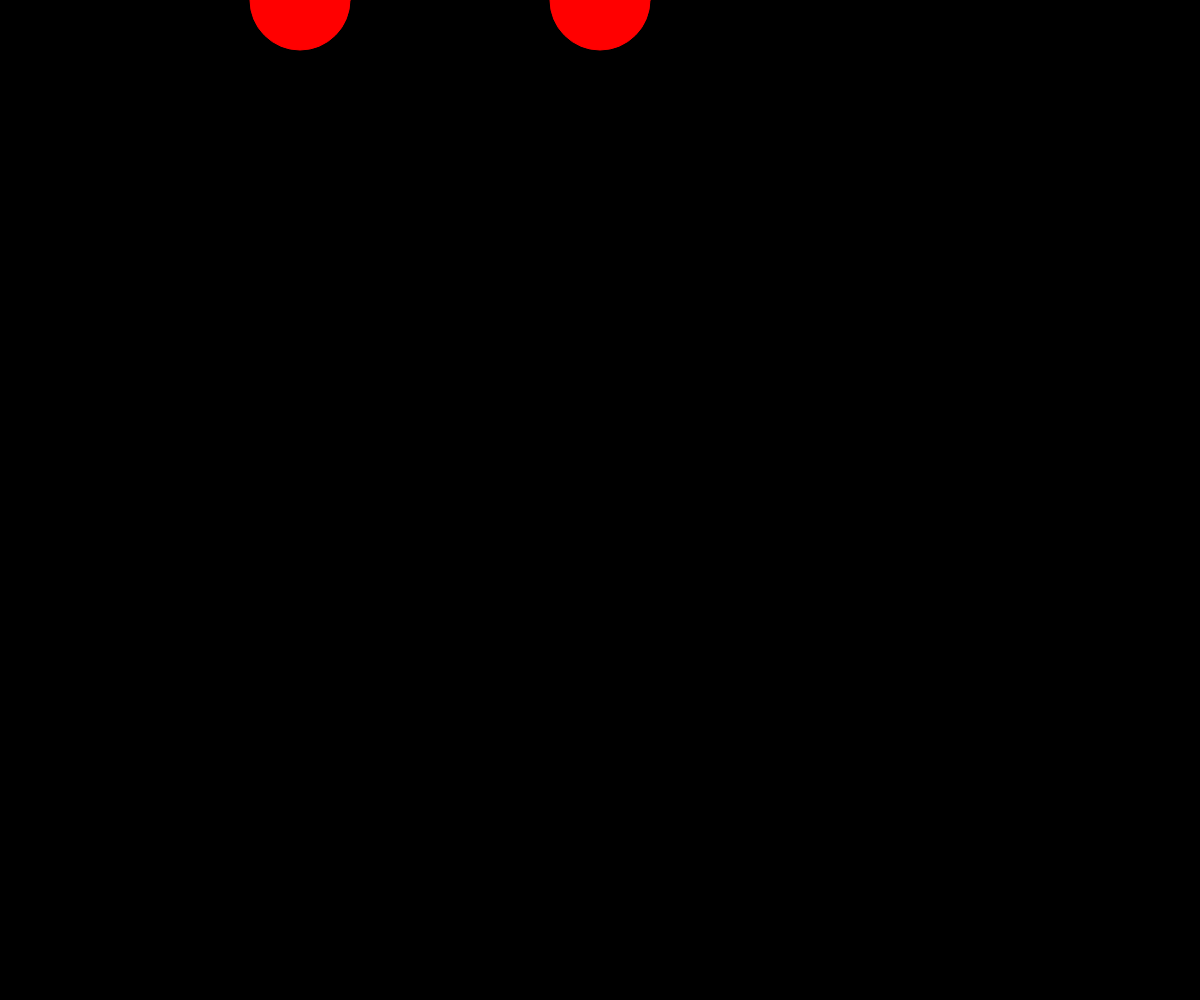
Frame 1 (no input)
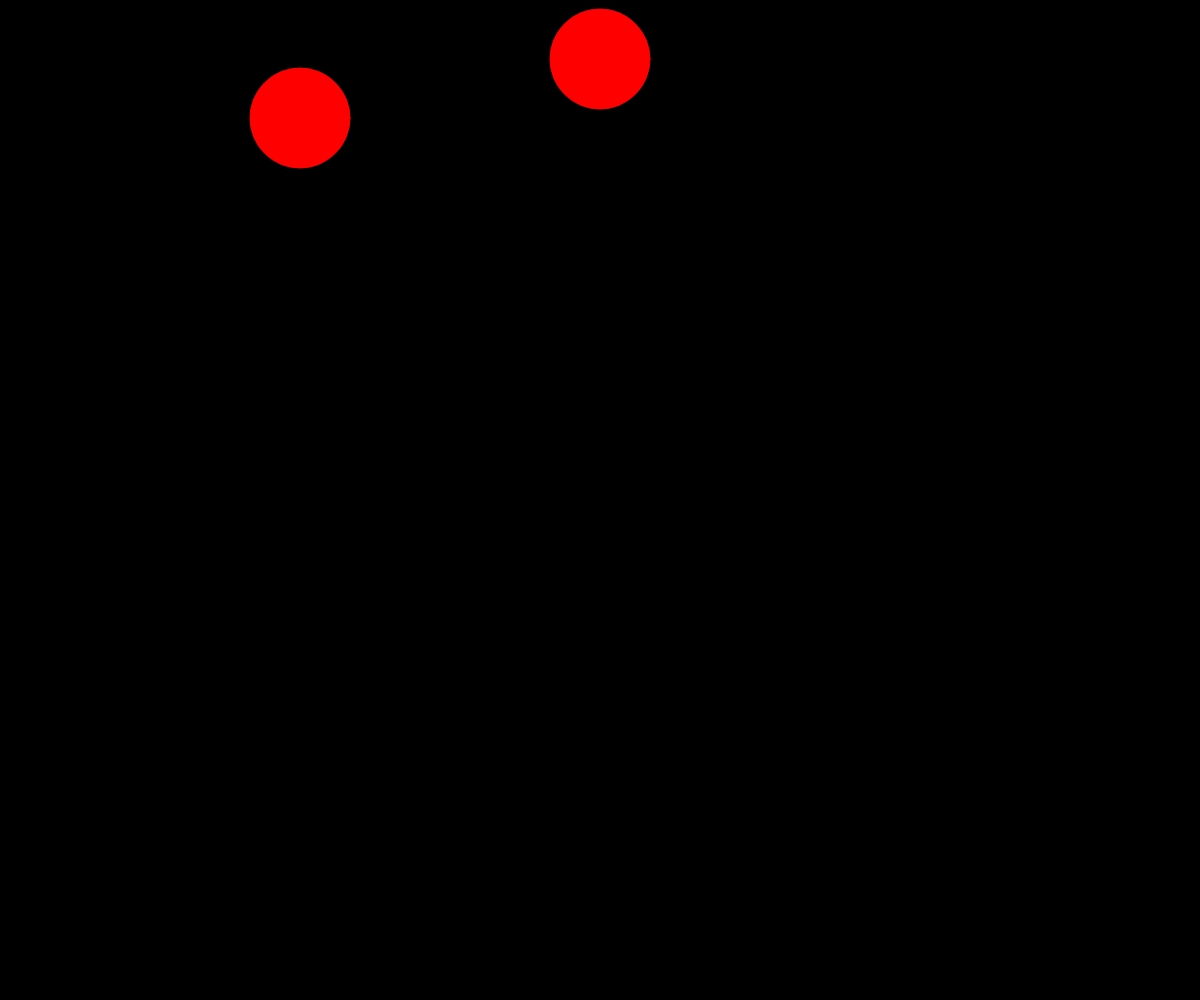
Frame 60 (no input)
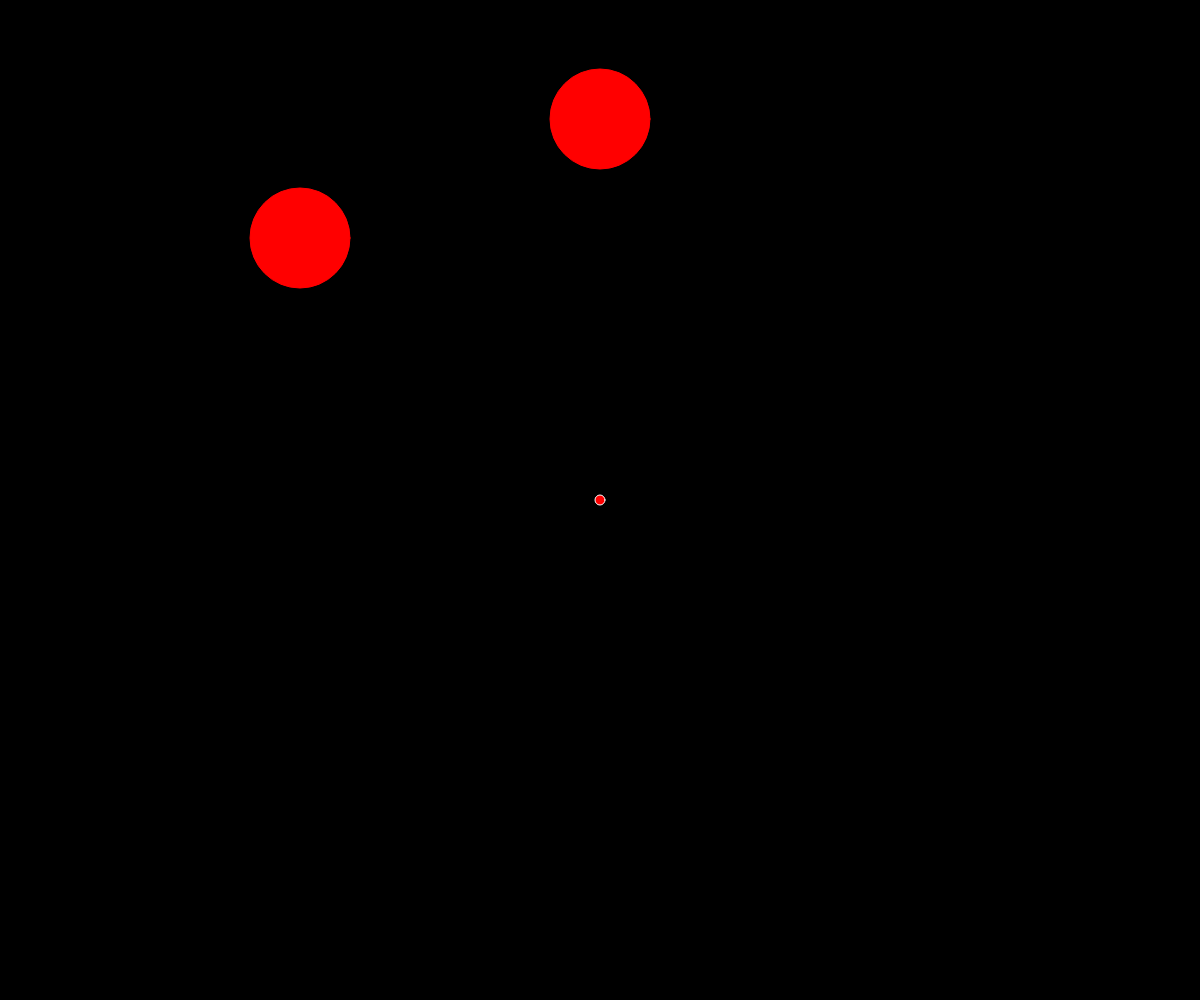
Frame 120 (the mouse pressed at the canvas centre since frame 60)

The p5.js sketch that drew these frames (run headless with seeded random() and noise() and a simulated clock; from frame 60 on, the mouse is pressed at the canvas centre):

// p5.js sketch
// ── sketch.js
var dots = []; // holds the points that form the origin and end of the line
var nodes = []; // holds the objects for the lines
var lineX = []; // holds mouseX values for lines
var lineY = []; // holds mouseY values for lines
var rad = []; // holds the radian values for lines
var orbs = []; // stupid ball that won't do what I want it to
var lastTime = 0; // timer for line drawing
var countX = 0; // stores value for when to delete a line
var countY = 0; // stores value for when to delete a line
var limits = 5; // stores the number of lines allowed on screen
var XonCir = []; // array for holding all X coordinates of the circle
var YonCir = []; // array for holding all y coordinates of the circle
var XonLine = []; // array for holding all the X points on the line
var YonLine = []; // array for holding all the Y points on the line
//var countTest = 0; // test timer for seeing values in arrays
//var testTime = 0; // resets the testing timer
var lineSpeed = 5; // controls speed of line being drawn
var randomX = 0;

function setup() {
  createCanvas(windowWidth, windowHeight);
  for (var i = 0; i < dots.length; i++) {
    dots[i] = new Points();
  }
  for (var j = 0; j < nodes.length; j++) {
    nodes[j] = new DrawLines();
  }
  for (var k = 0; k < orbs.length; k++) {
    orbs[k] = new Ball(x, y, s);
  }
  orbs.push(new Ball(width / 2, 0, 1));
  orbs.push(new Ball(300, 0, 2));
}

function draw() {
  background(0);
  randomX = random(20, width-100);
  for (var i = 0; i < dots.length; i++) {
    dots[i].look();
  }
  for (var j = 0; j < nodes.length; j++) {
    nodes[j].connect(255, 255, 255);
    //print(nodes[0].Ypoint);
    if (nodes.length > 4) {
      nodes[0].connect(255, 0, 0);
    } else {
      nodes[0].connect(255, 255, 255);
    }
  }
  for (var k = 0; k < orbs.length; k++) {
    orbs[k].look();
    orbs[k].fall();
    orbs[k].wall();
    if (orbs[k].y > height || orbs[k].y < 0) {
      orbs.splice(0, 1);
      orbs.push(new Ball(randomX, 0, 2));
      //orbs.push(new Ball((random(100, width-200)), 0, random(1-3)));
    }

  }
  /*if (millis() - testTime > 5000) {
    print(YonCir[0]);
    print(YonCir[100]);
    countTest = countTest + 1;
    testTime = millis();
  } */
  /*fill(255);
  ellipse(XonCir[0], YonCir[0], 10, 10);
  ellipse(XonCir[0], YonCir[1], 10, 10);
  noFill();*/
}

function mousePressed() {
  // store X and Y values of X and Y mouse presses
  lineX.push(mouseX);
  lineY.push(mouseY);
  dots.push(new Points(mouseX, mouseY));

  // set x and y coordinates of the lines and call them as the button is pressed each time
  if (lineX.length > 1 && nodes.length < 6) {
    nodes.push(new DrawLines(lineX[countX], lineY[countY], lineX[countX + 1], lineY[countY + 1], rad[countX]));
    countX = countX + 1;
    countY = countY + 1;
  }

  // set it so no more than 5 lines can be on the screen at one time
  if (nodes.length > limits) {
    countX = limits;
    countY = limits;
    nodes.shift(new DrawLines(lineX[countX], lineY[countY], lineX[countX + 1], lineY[countY + 1], rad[countX]));
    lineX.splice(0, 1);
    lineY.splice(0, 1);
    XonLine.splice(0, 25);
    YonLine.splice(0, 25);
    dots.shift(new Points(mouseX, mouseY));
  }
}

function Points(x, y) {
  this.x = x;
  this.y = y;
  this.look = function() {
    strokeWeight(1);
    stroke(255, 255, 255);
    ellipse(this.x, this.y, 10, 10);
  }
}

function Ball(x, y, s) {
  this.x = x; // x point of ball
  this.y = y; // y point of ball
  this.speed = s; //atan2((height - this.y), (width - this.x)); // direction of ball; used 1 previously but wanted all range of values
  this.radius = 50; // radius of circle
  //this.cirColor = 0; //variable to store value of pixel color of ball
  this.look = function(red, green, blue) {
    fill(this.red, this.green, this.blue);
    if (mouseX < this.x + this.radius && mouseX > this.x - this.radius && mouseY < this.y + this.radius && mouseY > this.y - this.radius){
    this.red = 0;
    this.green = 255;
    this.blue = 0;
    //print(this.speed);
    ellipse(this.x, this.y, this.radius * 2, this.radius * 2);
  } else {
    stroke(255, 0, 0);
    fill(255, 0, 0);
    ellipse(this.x, this.y, this.radius * 2, this.radius * 2);
  }
}
this.fall = function() {
  this.y = this.y + this.speed;
  for (var w = 0; w < TWO_PI; w = w + 1 / 360) {
    this.cirXpoint = this.x + this.radius * cos(w);
    this.cirYpoint = this.y + this.radius * sin(w);
    //print(this.cirXpoint);
    XonCir.shift(this.cirXpoint); //clear out the values in the array
    YonCir.shift(this.cirYpoint); //clear out the values in the array
  }
  for (var a = 0; a < TWO_PI; a = a + 1 / 360) {
    this.cirXpoint = this.x + this.radius * cos(a);
    this.cirYpoint = this.y + this.radius * sin(a);
    XonCir.push(this.cirXpoint); //repopulate the array
    YonCir.push(this.cirYpoint); //repopulate the array
  }
}
this.wall = function() {
  for (var i = 0; i < YonLine.length; i++) {
    for (var j = 0; j < YonCir.length; j++) {
      //add or subtract one from each figure as a buffer
      if (YonLine[i] - 1 <= YonCir[j] && YonLine[i] + 1 >= YonCir[j] && XonLine[i] - 1 <= XonCir[j] && XonLine[i] + 1 >= XonCir[j]) { //&& XonCir[l] == XonLine[k]) {
        this.speed = this.speed * -1;

      }
    }
  }
}
}

// object that creates lines between points
function DrawLines(a, b, c, d, r) {
  this.a = a; // x point of line origin
  this.b = b; // y point of line origin
  this.c = c; // x point of line terminal
  this.d = d; // y point of line terminal
  // obtain the radian measurement
  this.r = atan2((this.d - this.b), (this.c - this.a)); // radians of slope of line
  // use the radian measurement to get a new destination for the leading point of the line
  this.Xpoint = this.a + cos(this.r); // how much to increment x point
  this.Ypoint = this.b + sin(this.r); // how much to increment y point
  // get the distance of the finished line
  this.distance = dist(this.a, this.b, this.c, this.d); // store distane between points
  this.drawnline = 0; // store where the line is in the process of being drawn
  this.connect = function(red, green, blue) { //store paremeters for line color
    if (lineX.length >= 2) {
      stroke(red, green, blue);
      strokeWeight(5);
      if (millis() - lastTime > lineSpeed) {
        if (this.distance >= this.drawnline) {
          line(this.a, this.b, this.Xpoint, this.Ypoint);
          this.drawnline = dist(this.a, this.b, this.Xpoint, this.Ypoint);
          this.Xpoint = this.Xpoint + cos(this.r) * lineSpeed;
          this.Ypoint = this.Ypoint + sin(this.r) * lineSpeed;
          XonLine.push(this.Xpoint); //store x values in array to evaluate if circle intersects this point
          YonLine.push(this.Ypoint); //store y value in array to evaluate if circle intersects this point
          lastTime = millis(); //reset timer
        } else {
          line(this.a, this.b, this.c, this.d); //keep line
        }
      }
    }
    strokeWeight(1);
  }
}
